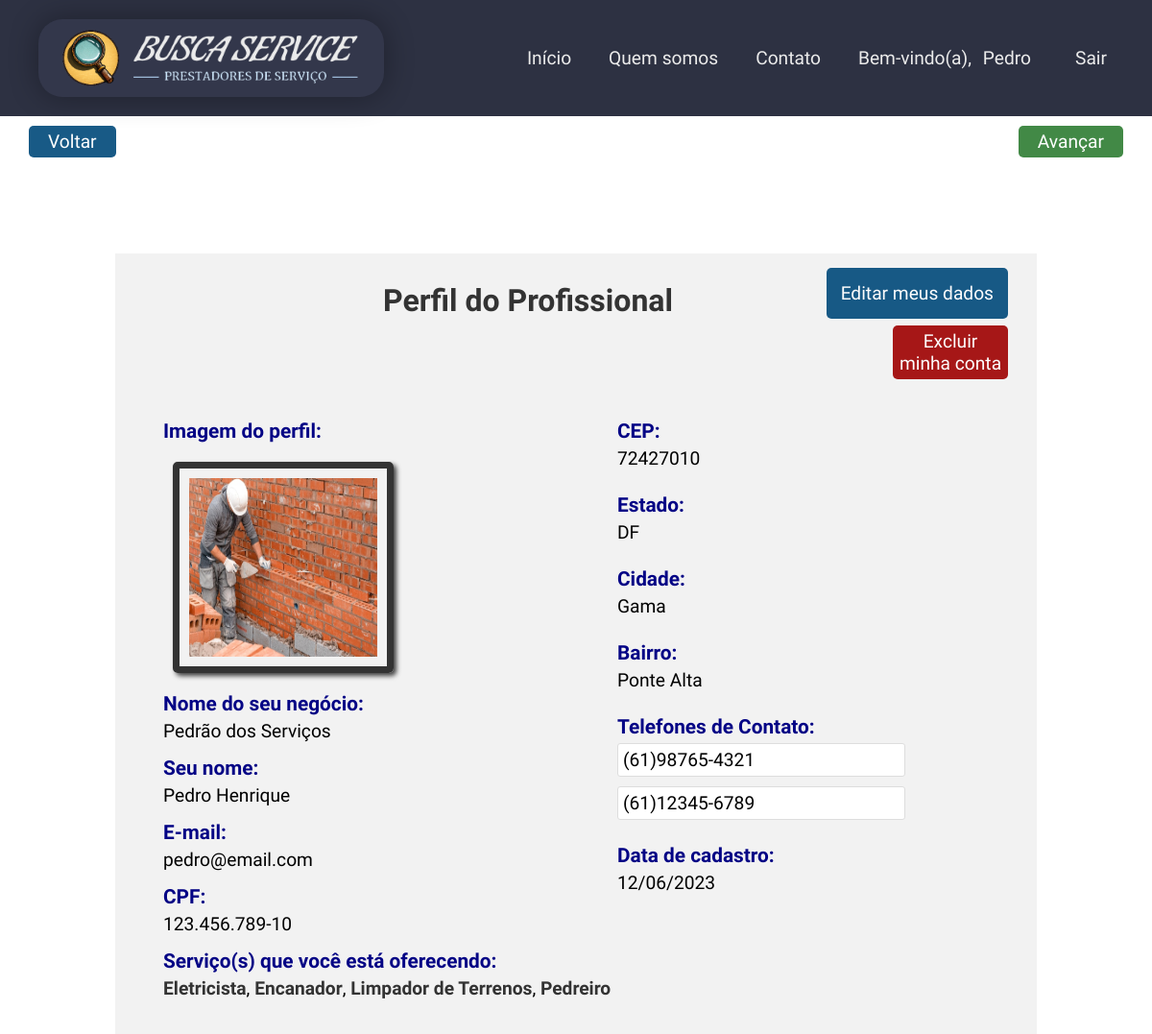
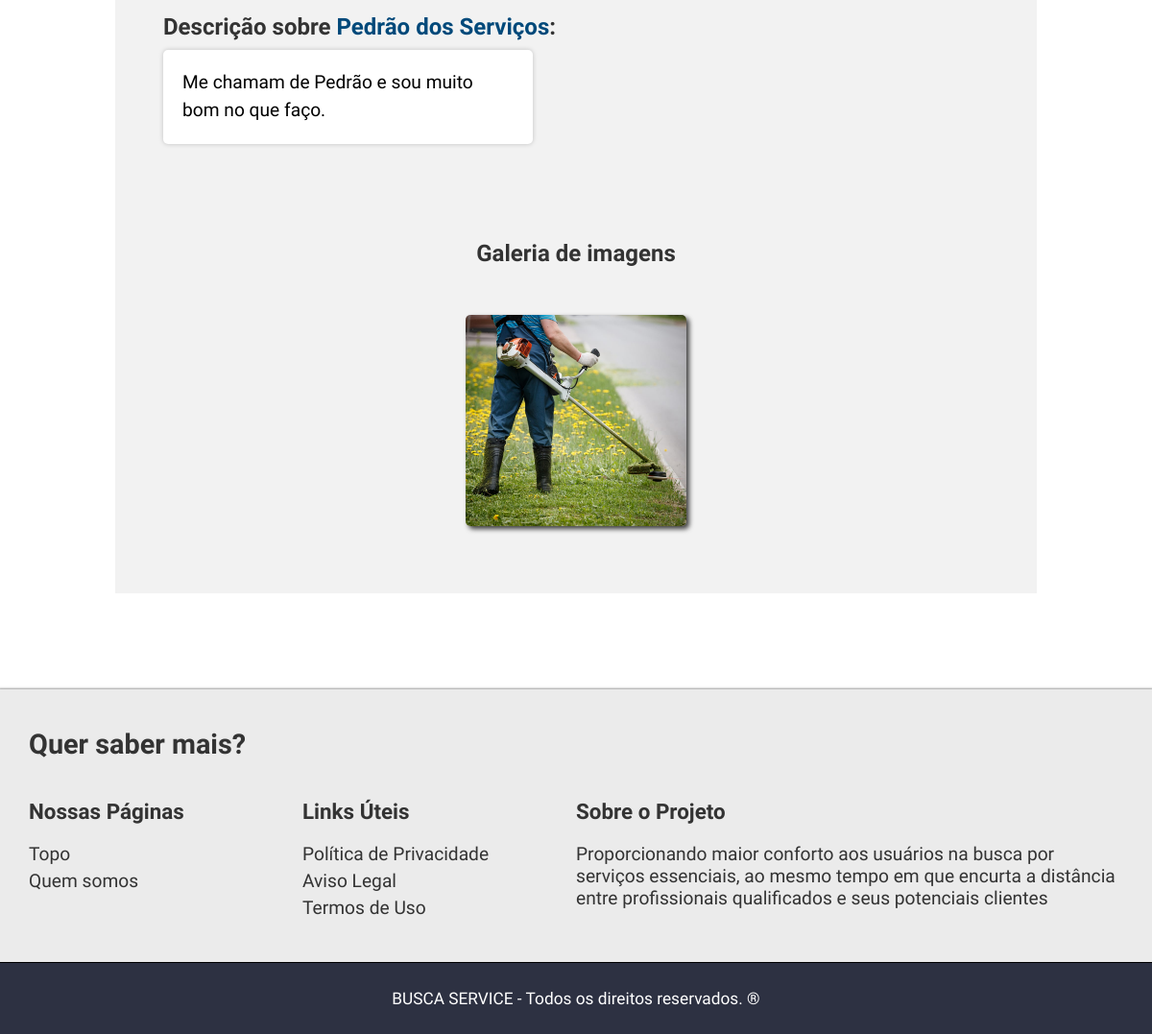
The app's page /app/views/perfil_pro.php (signed in) with its own data (2 pictures, top to bottom).
### tables this page shows
CREATE TABLE IF NOT EXISTS profissional(
  idpro INT(11) NOT NULL AUTO_INCREMENT,
  nome VARCHAR(45) NOT NULL,
  email VARCHAR(255) NOT NULL,
  senha VARCHAR(60) NOT NULL,
  cpf VARCHAR(14) NOT NULL,
  telefone VARCHAR(18) NOT NULL,
  telefone2 VARCHAR(18) NULL DEFAULT NULL,
  cep VARCHAR(9) NOT NULL,
  estado VARCHAR(45) NOT NULL,
  cidade VARCHAR(45) NOT NULL,
  bairro VARCHAR(45) NOT NULL,
  titulo VARCHAR(100) NOT NULL,
  descricaonegocio VARCHAR(255) NOT NULL,
  fotoprin VARCHAR(255) NOT NULL,
  fotosec VARCHAR(255) NULL DEFAULT NULL,
  fotosec2 VARCHAR(255) NULL DEFAULT NULL,
  perfil VARCHAR(3) NOT NULL DEFAULT 'PRO' COMMENT 'ADM=Administrador\\nPRO=Profissional\\nCLI=Cliente',
  status TINYINT(1) NOT NULL DEFAULT 1 COMMENT '\"0\" = Inativo / \"1\" = Ativo',
  dataregpro DATETIME NOT NULL DEFAULT CURRENT_TIMESTAMP(),
  PRIMARY KEY (idpro),
  UNIQUE KEY unique_cpf_pro (cpf)
  );

### app/views/perfil_pro.php (the view, shortened to what this page needs)
<?php
require_once 'layouts/site/header.php';
require_once 'layouts/site/menu.php';
$idpro = isset($_SESSION['usuario']['idpro']) ? $_SESSION['usuario']['idpro'] : 0;
$dbh = Conexao::getInstance();
$query = "SELECT p.*, s.nome AS nome_servico
          FROM `busca_service`.`profissional` p
          JOIN `busca_service`.`profissional_has_servico` ps ON p.idpro = ps.idpro
          JOIN `busca_service`.`servico` s ON ps.idserv = s.idserv
          WHERE p.idpro = :idpro
          LIMIT 1";
$stmt = $dbh->prepare($query);
$stmt->bindParam(':idpro', $idpro);
$stmt->execute();
$row = $stmt->fetch(PDO::FETCH_ASSOC);
?>
<body>
<?php require_once "botoes_navegacao.php"?>
    <div class="container">
        <h1 class="container_titulo">Perfil do Profissional</h1>
        <a href="update_pro.php?idpro=<?= base64_encode($row['idpro']) ?>">
            <button class="perfil-btn" name="botao" id="edit-perfil" value="editar">Editar meus dados</button>
        </a>
        <form action="" method="post">
            <button class="perfil-btn" name="botao" id="delete-perfil" value="deletar" onclick="return confirm('Deseja realmente excluir sua conta?');">Excluir minha conta</button>
        </form>
        <div class="dados">
            <div class="dados-pessoais_cli">
                <div class="campo campo-pessoal">
                    <label for="" class="label_perfil">Imagem do perfil:</label>
                    <img src="<?= $row['fotoprin'] ?>" class="imagens_perfil" alt="Imagem perfil">
                </div>
                <div class="campo campo-pessoal">
                    <label for="nome" class="label_perfil">Nome do seu negócio:</label>
                    <p class="dado_pessoal_perfil"><?= $row['titulo'] ?></p>
                </div>
                <div class="campo campo-pessoal">
                    <label for="nome" class="label_perfil">Seu nome:</label>
                    <p class="dado_pessoal_perfil"><?= $row['nome'] ?></p>
                </div>
                <div class="campo campo-pessoal">
                    <label for="email" class="label_perfil">E-mail:</label>
                    <p class="dado_pessoal_perfil"><?= $row['email'] ?></p>
                </div>
                <div class="campo campo-pessoal">
                    <label for="cpf" class="label_perfil">CPF:</label>
                    <p class="dado_pessoal_perfil"><?= $row['cpf'] ?></p>
                </div>
                <div class="campo campo-pessoal">
                    <label for="nome_servico" class="label_perfil">Serviço(s) que você está oferecendo:</label>
                    <p class="dado_pessoal_perfil servicos-oferecidos-perfil">
                        <?php
                        $dbh = Conexao::getInstance();
                        $queryServicos = "SELECT s.nome FROM servico s INNER JOIN profissional_has_servico ps ON s.idserv = ps.idserv WHERE ps.idpro = :idpro ORDER BY s.nome ASC";
                        $stmtServicos = $dbh->prepare($queryServicos);
                        $stmtServicos->bindParam(':idpro', $idpro);
                        $stmtServicos->execute();
                        $servicos = $stmtServicos->fetchAll(PDO::FETCH_COLUMN);
                        $totalServicos = count($servicos);
                        foreach ($servicos as $index => $servico) {
                            echo '<span class="destaque-servico">' . $servico . '</span>';
                            if ($index < $totalServicos - 1) {
                                echo ', ';
                            }
                        }
                        ?>
                    </p>
                </div>
                <div class="campo campo-pessoal">
                    <h2 class="descricao_titulo">Descrição sobre <span class="titulo_descricao_perfil"><?php echo "&nbsp;" . $row['titulo']; ?></span>:</h2>
                    <div class="descricao_negocio">
                        <p><?php echo $row['descricaonegocio']; ?></p>
                    </div>
                </div>
            </div>
            <div class="dados dados-endereco">
                <div class="campo campo-endereco">
                    <label for="cep" class="label_perfil">CEP:</label>
                    <p class="dado_pessoal_perfil"><?= $row['cep'] ?></p>
                </div>
                <div class="campo campo-endereco">
                    <label for="estado" class="label_perfil">Estado:</label>
                    <p class="dado_pessoal_perfil"><?= $row['estado'] ?></p>
                </div>
                <div class="campo campo-endereco">
                    <label for="cidade" class="label_perfil">Cidade:</label>
                    <p class="dado_pessoal_perfil"><?= $row['cidade'] ?></p>
                </div>
                <div class="campo campo-endereco">
                    <label for="bairro" class="label_perfil">Bairro:</label>
                    <p class="dado_pessoal_perfil"><?= $row['bairro'] ?></p>
                </div>
                <div class="campo campo-pessoal">
                    <label for="telefone" class="label_perfil">Telefones de Contato:</label>
                    <input type="text" id="telefone" class="input_perfil" value="<?= $row['telefone'] ?>" readonly>
                </div>
                <div class="campo campo-pessoal">
                    <input type="text" id="telefone2" class="input_perfil" value="<?= $row['telefone2'] ?>" readonly>
                </div>
                <div class="campo campo-pessoal">
                    <label for="dataregcli" class="label_perfil">Data de cadastro:</label>
                    <p class="dado_pessoal_perfil"><?= date('d/m/Y', strtotime($row['dataregpro'])) ?></p>
                </div>
            </div>
        </div>
        <section class="imagens_trabalho">
            <h2 class="imagens_trabalho_titulo">Galeria de imagens</h2>
            <div class="imagens_trabalho_img">
                <?php if (!empty($row['fotosec']) || !empty($row['fotosec2'])) : ?>
                    <?php if (!empty($row['fotosec'])) : ?>
                        <div class="campo campo-pessoal">
                            <img src="<?= $row['fotosec'] ?>" class="imagens_perfil_trabalho" alt="imagem" style="width:230px;height:220px;">
                        </div>
                    <?php endif; ?>
                <?php else : ?>
                    <div class="nao-encontrados-img">
                        <p>Você não cadastrou imagens do seu serviço</p>
                    </div>
                <?php endif; ?>
            </div>
        </section>
    </div>
    <?php require_once 'layouts/site/footer.php'; ?>

### app/views/assets/css/boot.css (style rules this page uses)
* { padding: 0; margin: 0; box-sizing: border-box; text-decoration: none; font-size: 1em; font-family: 'Ubuntu', sans-serif; }

### app/views/assets/css/style.css (style rules this page uses)
html { height: 100%; min-height: 100%; }
body { display: flex; flex-direction: column; min-height: 100%; }

### app/views/assets/css/perfil_cli.css (style rules this page uses)
.container { max-width: 80%; width: 80%; margin: 100px auto; padding: 30px 50px; background-color: #f2f2f2; text-align: center; display: flex; flex-wrap: wrap; justify-content: center; gap: 50px; box-sizing: border-box; position: relative; }
.container_titulo { font-size: 2em; margin-bottom: 40px; color: #333; }
.perfil-btn, .perfil-btn-link { border-radius: 5px; border: none; color: #fff; padding: 5px 10px; opacity: 0.9; display: flex; align-items: center; }
#edit-perfil { position: absolute; font-size: 1.2em; top: 15px; right: 30px; background-color: rgb(0, 73, 122); padding: 15px; }
#delete-perfil { position: absolute; font-size: 1.2em; top: 75px; right: 30px; background-color: rgb(158, 0, 0); padding: 5px; width: 120px; }
.dados { display: flex; justify-content: space-between; flex-basis: 100%; flex-wrap: wrap; }
.dados-pessoais_cli { flex-direction: column; align-items: center; justify-content: center; flex-basis: 55%; flex-wrap: wrap; }
.dados-endereco { display: flex; flex-direction: column; justify-content: flex-start; flex-basis: 45%; flex-wrap: wrap; }
.dado_pessoal_perfil { display: flex; font-size: 1.2em; }
.servicos-oferecidos-perfil { display: block; text-align: left; }
.destaque-servico { font-weight: 600; color: #333; }
.descricao_titulo { display: flex; font-size: 1.5em; color: #333; margin-top: 50px; }
.titulo_descricao_perfil { font-weight: bold; color: rgb(0, 73, 122); }
.descricao_negocio { background-color: #fff; margin-top: 10px; font-size: 1.2em; padding: 20px; border-radius: 5px; box-shadow: 0 0 5px rgba(0, 0, 0, 0.2); max-width: 385px; overflow: hidden; }
.descricao_negocio p { margin: 0; line-height: 1.5; text-align: left; overflow: hidden; white-space: pre-wrap; word-wrap: break-word; }
.imagens_perfil { display: flex; width: 230px; height: 220px; margin: 20px 10px; border-radius: 5px; -webkit-box-shadow: 3px 3px 5px 0px rgba(0,0,0,0.75); -moz-box-shadow: 3px 3px 5px 0px rgba(0,0,0,0.75); box-shadow: 3px 3px 5px 0px rgba(0,0,0,0.75); transition: 0.1s all ease-out; border: 7px solid #333; padding: 10px; }
.imagens_perfil_trabalho { display: flex; margin: 30px 10px; border-radius: 5px; -webkit-box-shadow: 3px 3px 5px 0px rgba(0,0,0,0.75); -moz-box-shadow: 3px 3px 5px 0px rgba(0,0,0,0.75); box-shadow: 3px 3px 5px 0px rgba(0,0,0,0.75); transition: 0.1s all ease-out; }
.imagens_trabalho { display: flex; flex-direction: column; align-items: center; justify-content: center; flex-basis: 100%; margin-top: 40px; }
.imagens_trabalho_titulo { font-size: 1.5em; color: #333; }
.imagens_trabalho_img { display: flex; justify-content: center; gap: 50px; margin-top: 20px; border-radius: 10px; }
.campo { margin-bottom: 10px; }
.label_perfil { display: block; font-size: 1.3em; text-align: left; margin-top: 15px; margin-bottom: 5px; color: rgb(3, 3, 133); font-weight: 600; }
.input_perfil[type="text"], .input_perfil[type="number"], .input_perfil[type="email"], .input_perfil[type="tel"] { display: flex; font-size: 1.2em; padding: 5px; width: 300px; border-radius: 3px; border: 1px solid #ddd; background-color: #fff; }

### records on screen
profissional: fotoprin (picture), titulo "Pedrão dos Serviços", nome "Pedro Henrique", email "pedro@email.com", cpf "123.456.789-10", descricaonegocio "Me chamam de Pedrão e sou muito bom no que faço.", cep "72427010", estado "DF", cidade "Gama", bairro "Ponte Alta", telefone "(61)98765-4321", telefone2 "(61)12345-6789", dataregpro "12/06/2023", fotosec (picture)

### other values on screen
$primeiroNome "Pedro"
$servico "Eletricista"
$servico "Encanador"
$servico "Limpador de Terrenos"
$servico "Pedreiro"
